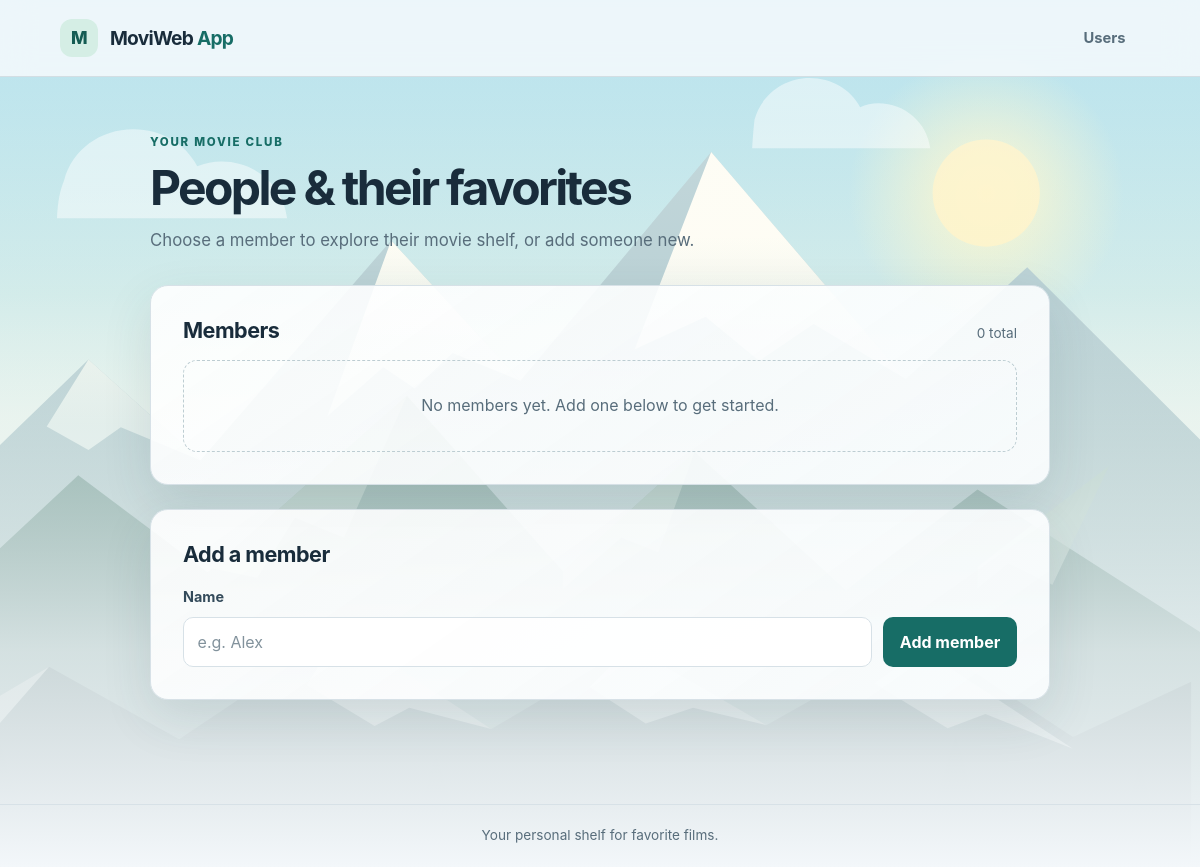
The app's page /, older data.
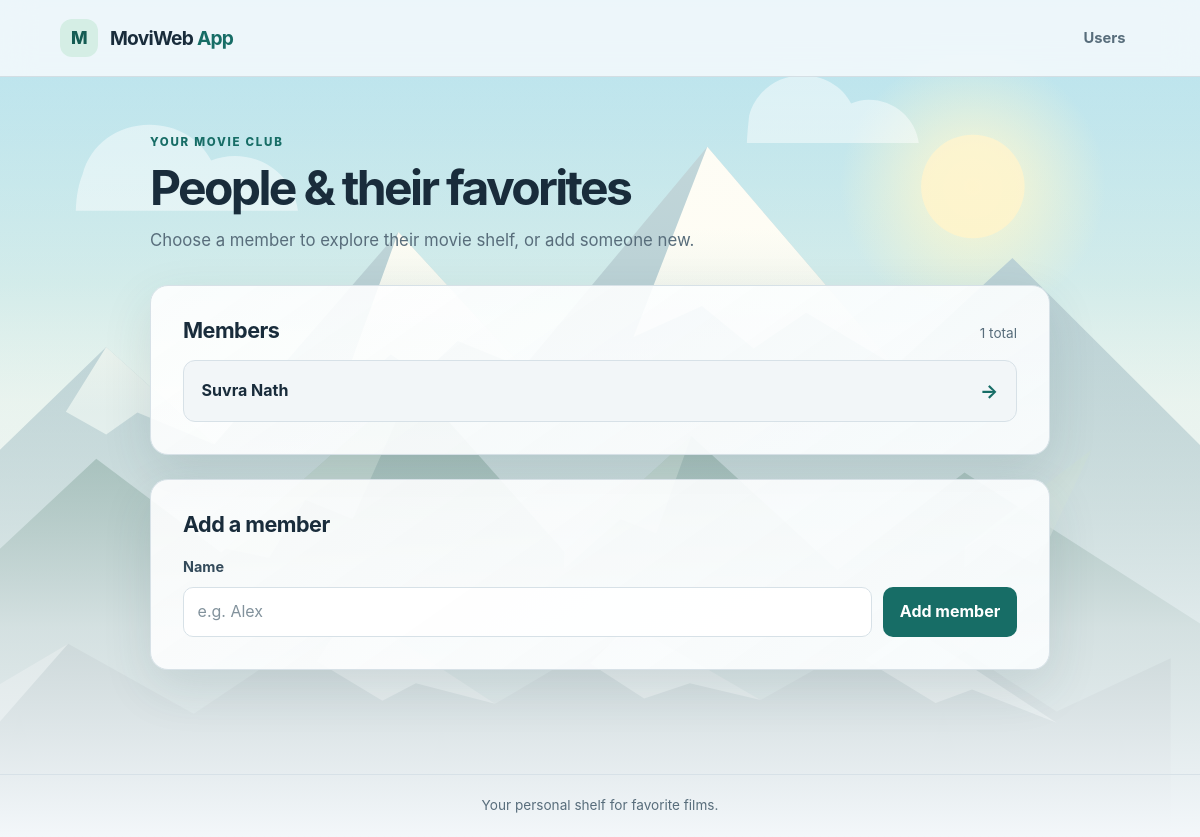
The same page, newer data.
### models.py (models this page shows)
class User(db.Model):
    id = db.Column(db.Integer, primary_key=True)
    name = db.Column(db.String(100), nullable=False)

### app.py (the view)
@app.route("/")
def index():
    return render_template("index.html", users=data_manager.get_users())

### data_manager.py (called while the page is built)
    def get_users(self):
        return User.query.all()

### templates/index.html (shortened to what this page needs)
{% extends "base.html" %}
{% block content %}
    <section class="page-intro">
        <p class="eyebrow">YOUR MOVIE CLUB</p>
        <h1>People &amp; their favorites</h1>
        <p class="intro-copy">Choose a member to explore their movie shelf, or add someone new.</p>
    </section>
    <section class="panel">
        <div class="section-heading">
            <h2>Members</h2>
            <span class="section-note">{{ users|length }} total</span>
        </div>
    <ul class="user-list">
        {% for user in users %}
            <li class="user-entry">
                <a href="{{ url_for('user_movies', user_id=user.id) }}" class="btn">{{ user.name }}</a>
            </li>
        {% else %}
            <li class="empty-state">No members yet. Add one below to get started.</li>
        {% endfor %}
    </ul>
    </section>
    <section class="panel form-panel">
        <h2>Add a member</h2>
        <form class="stacked-form" action="{{ url_for('create_user') }}" method="post">
            <label for="name">Name</label>
            <div class="form-row">
                <input id="name" name="name" placeholder="e.g. Alex" required maxlength="100">
                <button type="submit">Add member</button>
            </div>
        </form>
    </section>
{% endblock %}

### templates/base.html (shortened to what this page needs)
<!DOCTYPE html>
<html lang="en">
<head>
    <link rel="stylesheet" href="{{ url_for('static', filename='style.css') }}">
</head>
<body>
    <header class="site-header">
        <div class="header-inner">
            <a class="brand" href="{{ url_for('index') }}" aria-label="MoviWeb App home">
                <span class="brand-mark" aria-hidden="true">M</span>
                <span>MoviWeb <span class="brand-light">App</span></span>
            </a>
            <nav class="site-nav" aria-label="Main navigation">
                <a href="{{ url_for('index') }}">Users</a>
            </nav>
        </div>
    </header>
    <main class="container">
        {% block content %}{% endblock %}
    </main>
    <footer class="site-footer">
        <p>Your personal shelf for favorite films.</p>
    </footer>
</body>
</html>

### static/style.css (style rules this page uses)
:root { color-scheme: light; --page: #f3f7fa; --surface: rgb(255 255 255 / 90%); --surface-raised: #f2f6f8; --border: #d7e1e7; --text: #192c3b; --muted: #586d7b; --accent: #176d66; --accent-hover: #0e5954; --danger: #ad4148; --success: #216b49; font-family: Inter, ui-sans-serif, system-ui, -apple-system, BlinkMacSystemFont, "Segoe UI", sans-serif; }
* { box-sizing: border-box; }
body { min-width: 320px; min-height: 100vh; margin: 0; background-color: var(--page); background-image: linear-gradient(180deg, rgb(248 251 253 / 30%) 0%, rgb(248 251 253 / 10%) 34%, rgb(243 247 250 / 80%) 75%, #f3f7fa 100%), url("mountain-backdrop.svg"); background-position: center top; background-repeat: no-repeat; background-size: cover; background-attachment: fixed; color: var(--text); font-size: 1rem; line-height: 1.6; }
a { color: var(--accent); text-decoration: none; }
.site-header { border-bottom: 1px solid rgb(25 52 67 / 12%); background: rgb(248 251 253 / 82%); backdrop-filter: blur(16px); }
.header-inner { display: flex; width: min(100% - 2.5rem, 1080px); min-height: 76px; align-items: center; justify-content: space-between; margin: 0 auto; }
.brand { display: inline-flex; align-items: center; gap: 0.75rem; color: var(--text); font-size: 1.2rem; font-weight: 750; letter-spacing: -0.04em; }
.brand-mark { display: grid; width: 38px; height: 38px; place-items: center; border-radius: 12px; background: #d5eee5; color: #145c53; font-size: 1.1rem; font-weight: 850; }
.brand-light { color: #176d66; }
.site-nav a { padding: 0.55rem 0.9rem; border-radius: 999px; color: var(--muted); font-size: 0.92rem; font-weight: 650; transition: background-color 150ms ease, color 150ms ease; }
.container { width: min(100% - 2.5rem, 900px); min-height: calc(100vh - 150px); margin: 0 auto; padding: 3.5rem 0 5rem; }
.page-intro { margin-bottom: 2rem; }
.eyebrow { margin: 0 0 0.45rem; color: var(--accent); font-size: 0.72rem; font-weight: 800; letter-spacing: 0.15em; }
h1, h2, h3, p { margin-top: 0; }
h1, h2, h3 { line-height: 1.2; }
.page-intro h1 { margin-bottom: 0.65rem; font-size: clamp(2rem, 5vw, 3rem); letter-spacing: -0.055em; }
h2 { font-size: 1.35rem; letter-spacing: -0.025em; }
.intro-copy, .section-note, .field-hint, .director { color: var(--muted); }
.intro-copy { margin-bottom: 0; font-size: 1.05rem; }
.panel { margin: 1.5rem 0; padding: clamp(1.25rem, 4vw, 2rem); border: 1px solid var(--border); border-radius: 18px; background: linear-gradient(145deg, rgb(255 255 255 / 88%), rgb(249 252 253 / 94%)); box-shadow: 0 18px 50px rgb(39 72 82 / 12%); }
.section-heading { display: flex; align-items: baseline; justify-content: space-between; gap: 1rem; }
.section-heading h2 { margin-bottom: 1rem; }
.section-note { font-size: 0.85rem; }
.user-list, .movie-list, .flash-messages { margin: 0; padding: 0; list-style: none; }
.user-list { display: grid; grid-template-columns: repeat(auto-fit, minmax(min(100%, 220px), 1fr)); gap: 0.8rem; }
.user-entry .btn { display: flex; min-height: 58px; align-items: center; justify-content: space-between; padding: 0.9rem 1.1rem; border: 1px solid var(--border); border-radius: 12px; background: var(--surface-raised); color: var(--text); font-weight: 650; transition: border-color 150ms ease, background-color 150ms ease, transform 150ms ease; }
.user-entry .btn::after { color: var(--accent); content: "→"; font-size: 1.2rem; }
.form-panel h2 { margin-bottom: 1.1rem; }
.stacked-form { display: grid; gap: 0.55rem; }
.form-row { display: flex; gap: 0.7rem; }
label { color: #344b5b; font-size: 0.9rem; font-weight: 650; }
input { width: 100%; min-width: 0; min-height: 46px; padding: 0.7rem 0.85rem; border: 1px solid var(--border); border-radius: 10px; outline: none; background: rgb(255 255 255 / 94%); color: var(--text); font: inherit; transition: border-color 150ms ease, box-shadow 150ms ease; }
input::placeholder { color: #82929c; }
button { min-height: 46px; padding: 0.65rem 1.05rem; border: 0; border-radius: 10px; background: var(--accent); color: #ffffff; cursor: pointer; font: inherit; font-weight: 750; white-space: nowrap; transition: transform 150ms ease, background-color 150ms ease, box-shadow 150ms ease; }
.site-footer { padding: 1.25rem; border-top: 1px solid var(--border); color: var(--muted); font-size: 0.85rem; text-align: center; }
.site-footer p { margin: 0; }

Row changes from the older to the newer data that the page shows:
added User: name "Suvra Nath"
Text that changed along with them:
{{ users|length }}: "0" → "1"
text no longer shown: "No members yet. Add one below to get started."
